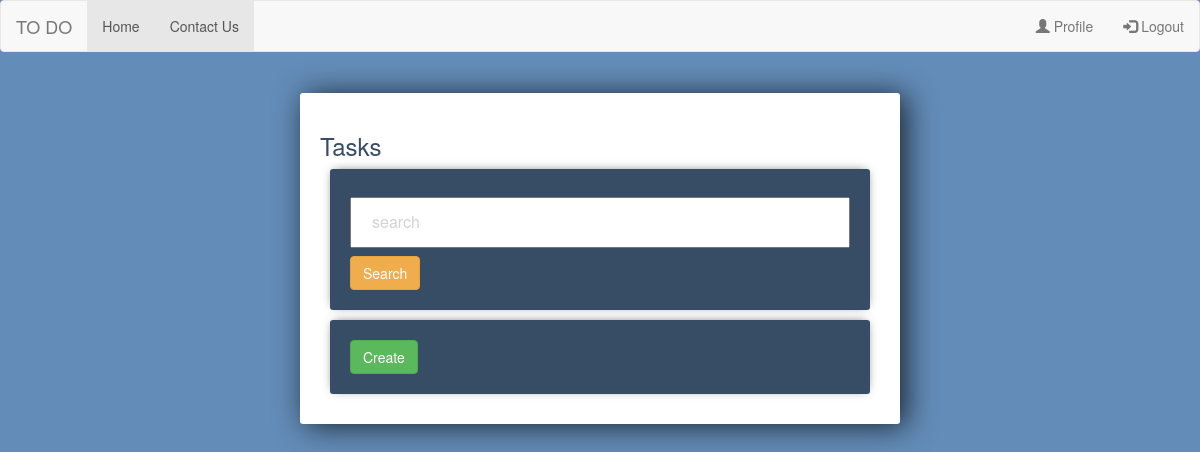
/tasks_class/ (signed in), run on an earlier commit of the app's database.
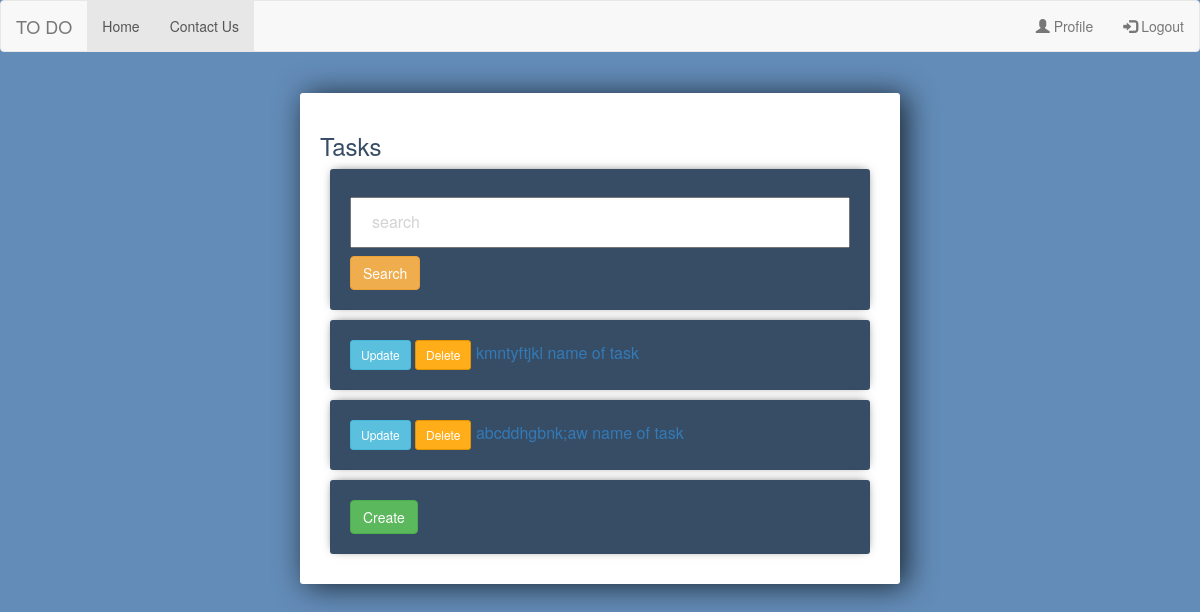
And on a later commit of the database.
### task/models.py (models this page shows, shortened)
class Task(models.Model):
    user = models.ForeignKey(User, on_delete=models.CASCADE, null=True, blank=True)
    name = models.CharField(max_length=50)
    description = models.TextField()
    created_at = models.DateTimeField(auto_now_add=True)
    status = models.IntegerField(choices=STATUS_CHOICE, default=0)

### task/views/task.py (the view)
# urls.py: path("tasks_class/", task_view.TaskListView.as_view(), name="task_class_list"),
class TaskListView(LoginRequiredMixin, ListView):
    model = Task
    template_name = "task/index_class.html"
    ordering = "-created_at"
    def get_queryset(self):
        qs = super().get_queryset()
        return qs.filter(user=self.request.user)
    def get_ordering(self):
        order_var = self.request.GET.get("order_by")
        if order_var:
            return order_var
        return super().get_ordering()

### task/templates/task/index_class.html
{% extends 'task/base.html' %}
	{% block content %}
		<div class="todo-list">
		<h3>Tasks</h3>
			<div class="item-row">
				<form method="get">
					<input type="text" name="search_task" id="searchInput" placeholder="search">
			<a href="#"><button class="btn btn-warning" type="submit">Search</button></a>
				</form>
			</div>
	{% for task in task_list %}
	<div class="item-row">
		<a class="btn btn-sm btn-info" href="{% url 'task_update' task.id %}">Update</a>
		<a class="btn btn-sm btn-danger" href="{% url 'task_delete' task.id %}">Delete</a>
		<a href="{% url 'task_view' task.id %}"> {{ task.name }}
		<span>name of task</span>
		</a>
	</div>
	{% endfor %}
	<div class="item-row">
			<a href="{% url 'task_create' %}"><button class="btn btn-success" type="submit" name="Create Task">Create</button></a>
	</div>
</div>
	{% endblock %}

What changed in the data, as far as the page shows it:
added Task: name "kmntyftjkl"
added Task: name "abcddhgbnk;aw"
